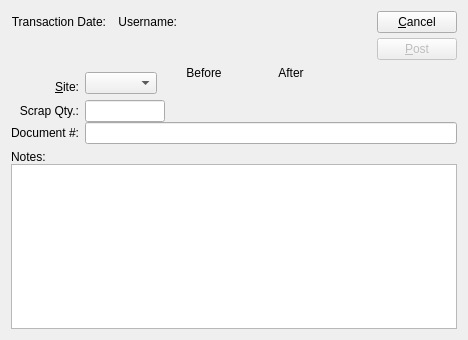
<?xml version="1.0" encoding="UTF-8"?>
<ui version="4.0">
 <comment>This file is part of the xTuple ERP: PostBooks Edition, a free and
open source Enterprise Resource Planning software suite,
Copyright (c) 1999-2011 by OpenMFG LLC, d/b/a xTuple.
It is licensed to you under the Common Public Attribution License
version 1.0, the full text of which (including xTuple-specific Exhibits)
is available at www.xtuple.com/CPAL.  By using this software, you agree
to be bound by its terms.</comment>
 <class>scrapTrans</class>
 <widget class="QWidget" name="scrapTrans">
  <property name="geometry">
   <rect>
    <x>0</x>
    <y>0</y>
    <width>468</width>
    <height>340</height>
   </rect>
  </property>
  <property name="windowTitle">
   <string>Scrap Transaction</string>
  </property>
  <layout class="QVBoxLayout">
   <item>
    <layout class="QHBoxLayout">
     <property name="spacing">
      <number>5</number>
     </property>
     <item>
      <layout class="QVBoxLayout">
       <property name="spacing">
        <number>5</number>
       </property>
       <item>
        <layout class="QHBoxLayout">
         <item>
          <widget class="QLabel" name="_transDateLit">
           <property name="text">
            <string>Transaction Date:</string>
           </property>
           <property name="alignment">
            <set>Qt::AlignRight|Qt::AlignTrailing|Qt::AlignVCenter</set>
           </property>
          </widget>
         </item>
         <item>
          <widget class="DLineEdit" name="_transDate"/>
         </item>
         <item>
          <widget class="QLabel" name="_usernameLit">
           <property name="text">
            <string>Username:</string>
           </property>
           <property name="alignment">
            <set>Qt::AlignRight|Qt::AlignTrailing|Qt::AlignVCenter</set>
           </property>
          </widget>
         </item>
         <item>
          <widget class="QLabel" name="_username">
           <property name="sizePolicy">
            <sizepolicy hsizetype="Expanding" vsizetype="Preferred">
             <horstretch>0</horstretch>
             <verstretch>0</verstretch>
            </sizepolicy>
           </property>
          </widget>
         </item>
        </layout>
       </item>
       <item>
        <layout class="QHBoxLayout">
         <property name="spacing">
          <number>0</number>
         </property>
         <item>
          <widget class="ItemCluster" name="_item"/>
         </item>
         <item>
          <spacer>
           <property name="orientation">
            <enum>Qt::Horizontal</enum>
           </property>
           <property name="sizeType">
            <enum>QSizePolicy::Expanding</enum>
           </property>
           <property name="sizeHint" stdset="0">
            <size>
             <width>20</width>
             <height>20</height>
            </size>
           </property>
          </spacer>
         </item>
        </layout>
       </item>
      </layout>
     </item>
     <item>
      <layout class="QVBoxLayout">
       <property name="spacing">
        <number>5</number>
       </property>
       <item>
        <widget class="QPushButton" name="_close">
         <property name="text">
          <string>&amp;Cancel</string>
         </property>
        </widget>
       </item>
       <item>
        <widget class="QPushButton" name="_post">
         <property name="enabled">
          <bool>false</bool>
         </property>
         <property name="text">
          <string>&amp;Post</string>
         </property>
         <property name="autoDefault">
          <bool>true</bool>
         </property>
         <property name="default">
          <bool>true</bool>
         </property>
        </widget>
       </item>
       <item>
        <spacer>
         <property name="orientation">
          <enum>Qt::Vertical</enum>
         </property>
         <property name="sizeType">
          <enum>QSizePolicy::Expanding</enum>
         </property>
         <property name="sizeHint" stdset="0">
          <size>
           <width>20</width>
           <height>20</height>
          </size>
         </property>
        </spacer>
       </item>
      </layout>
     </item>
    </layout>
   </item>
   <item>
    <layout class="QGridLayout">
     <item row="0" column="0">
      <layout class="QVBoxLayout">
       <property name="spacing">
        <number>0</number>
       </property>
       <item>
        <spacer>
         <property name="orientation">
          <enum>Qt::Vertical</enum>
         </property>
         <property name="sizeType">
          <enum>QSizePolicy::Expanding</enum>
         </property>
         <property name="sizeHint" stdset="0">
          <size>
           <width>20</width>
           <height>0</height>
          </size>
         </property>
        </spacer>
       </item>
       <item>
        <widget class="QLabel" name="_warehouseLit">
         <property name="text">
          <string>&amp;Site:</string>
         </property>
         <property name="alignment">
          <set>Qt::AlignRight|Qt::AlignTrailing|Qt::AlignVCenter</set>
         </property>
         <property name="buddy">
          <cstring>_warehouse</cstring>
         </property>
        </widget>
       </item>
      </layout>
     </item>
     <item row="1" column="1">
      <layout class="QVBoxLayout">
       <property name="spacing">
        <number>0</number>
       </property>
       <item>
        <layout class="QHBoxLayout">
         <property name="spacing">
          <number>0</number>
         </property>
         <item>
          <widget class="XLineEdit" name="_qty">
           <property name="sizePolicy">
            <sizepolicy hsizetype="Preferred" vsizetype="Fixed">
             <horstretch>0</horstretch>
             <verstretch>0</verstretch>
            </sizepolicy>
           </property>
           <property name="maximumSize">
            <size>
             <width>80</width>
             <height>32767</height>
            </size>
           </property>
           <property name="alignment">
            <set>Qt::AlignRight</set>
           </property>
          </widget>
         </item>
         <item>
          <spacer>
           <property name="orientation">
            <enum>Qt::Horizontal</enum>
           </property>
           <property name="sizeType">
            <enum>QSizePolicy::Expanding</enum>
           </property>
           <property name="sizeHint" stdset="0">
            <size>
             <width>20</width>
             <height>20</height>
            </size>
           </property>
          </spacer>
         </item>
        </layout>
       </item>
       <item>
        <layout class="QHBoxLayout">
         <property name="spacing">
          <number>0</number>
         </property>
         <item>
          <widget class="XLineEdit" name="_documentNum"/>
         </item>
        </layout>
       </item>
      </layout>
     </item>
     <item row="0" column="1">
      <layout class="QHBoxLayout">
       <property name="spacing">
        <number>7</number>
       </property>
       <item>
        <layout class="QVBoxLayout">
         <property name="spacing">
          <number>0</number>
         </property>
         <item>
          <spacer>
           <property name="orientation">
            <enum>Qt::Vertical</enum>
           </property>
           <property name="sizeType">
            <enum>QSizePolicy::Expanding</enum>
           </property>
           <property name="sizeHint" stdset="0">
            <size>
             <width>20</width>
             <height>0</height>
            </size>
           </property>
          </spacer>
         </item>
         <item>
          <widget class="WComboBox" name="_warehouse"/>
         </item>
        </layout>
       </item>
       <item>
        <layout class="QVBoxLayout">
         <property name="spacing">
          <number>0</number>
         </property>
         <item>
          <widget class="QLabel" name="_beforeLit">
           <property name="maximumSize">
            <size>
             <width>80</width>
             <height>32767</height>
            </size>
           </property>
           <property name="text">
            <string>Before</string>
           </property>
           <property name="alignment">
            <set>Qt::AlignCenter</set>
           </property>
          </widget>
         </item>
         <item>
          <widget class="XLabel" name="_beforeQty">
           <property name="minimumSize">
            <size>
             <width>80</width>
             <height>0</height>
            </size>
           </property>
           <property name="alignment">
            <set>Qt::AlignRight|Qt::AlignTrailing|Qt::AlignVCenter</set>
           </property>
          </widget>
         </item>
        </layout>
       </item>
       <item>
        <layout class="QVBoxLayout">
         <property name="spacing">
          <number>0</number>
         </property>
         <item>
          <widget class="QLabel" name="_afterLit">
           <property name="text">
            <string>After</string>
           </property>
           <property name="alignment">
            <set>Qt::AlignCenter</set>
           </property>
          </widget>
         </item>
         <item>
          <widget class="XLabel" name="_afterQty">
           <property name="minimumSize">
            <size>
             <width>80</width>
             <height>0</height>
            </size>
           </property>
           <property name="alignment">
            <set>Qt::AlignRight|Qt::AlignTrailing|Qt::AlignVCenter</set>
           </property>
          </widget>
         </item>
        </layout>
       </item>
       <item>
        <spacer>
         <property name="orientation">
          <enum>Qt::Horizontal</enum>
         </property>
         <property name="sizeType">
          <enum>QSizePolicy::Expanding</enum>
         </property>
         <property name="sizeHint" stdset="0">
          <size>
           <width>20</width>
           <height>20</height>
          </size>
         </property>
        </spacer>
       </item>
      </layout>
     </item>
     <item row="1" column="0">
      <layout class="QVBoxLayout">
       <property name="spacing">
        <number>0</number>
       </property>
       <item>
        <widget class="QLabel" name="_qtyLit">
         <property name="text">
          <string>Scrap Qty.:</string>
         </property>
         <property name="alignment">
          <set>Qt::AlignRight|Qt::AlignTrailing|Qt::AlignVCenter</set>
         </property>
        </widget>
       </item>
       <item>
        <widget class="QLabel" name="_documentNumLit">
         <property name="text">
          <string>Document #:</string>
         </property>
         <property name="alignment">
          <set>Qt::AlignRight|Qt::AlignTrailing|Qt::AlignVCenter</set>
         </property>
        </widget>
       </item>
      </layout>
     </item>
    </layout>
   </item>
   <item>
    <layout class="QVBoxLayout">
     <property name="spacing">
      <number>0</number>
     </property>
     <item>
      <widget class="QLabel" name="_notesLit">
       <property name="text">
        <string>Notes:</string>
       </property>
      </widget>
     </item>
     <item>
      <widget class="XTextEdit" name="_notes">
       <property name="spellEnable">
        <bool>true</bool>
       </property>
      </widget>
     </item>
    </layout>
   </item>
  </layout>
 </widget>
 <layoutdefault spacing="6" margin="11"/>
 <pixmapfunction>qPixmapFromMimeSource</pixmapfunction>
 <customwidgets>
  <customwidget>
   <class>DLineEdit</class>
   <extends>QWidget</extends>
   <header>datecluster.h</header>
  </customwidget>
  <customwidget>
   <class>ItemCluster</class>
   <extends>QWidget</extends>
   <header>itemcluster.h</header>
   <container>1</container>
  </customwidget>
  <customwidget>
   <class>WComboBox</class>
   <extends>XComboBox</extends>
   <header>wcombobox.h</header>
  </customwidget>
  <customwidget>
   <class>XComboBox</class>
   <extends>QComboBox</extends>
   <header>xcombobox.h</header>
  </customwidget>
  <customwidget>
   <class>XLabel</class>
   <extends>QLabel</extends>
   <header>xlabel.h</header>
  </customwidget>
  <customwidget>
   <class>XLineEdit</class>
   <extends>QLineEdit</extends>
   <header>xlineedit.h</header>
  </customwidget>
  <customwidget>
   <class>XTextEdit</class>
   <extends>QTextEdit</extends>
   <header>xtextedit.h</header>
  </customwidget>
 </customwidgets>
 <tabstops>
  <tabstop>_transDate</tabstop>
  <tabstop>_item</tabstop>
  <tabstop>_warehouse</tabstop>
  <tabstop>_qty</tabstop>
  <tabstop>_documentNum</tabstop>
  <tabstop>_notes</tabstop>
  <tabstop>_post</tabstop>
  <tabstop>_close</tabstop>
 </tabstops>
 <includes>
  <include location="global">parameter.h</include>
 </includes>
 <resources/>
 <connections>
  <connection>
   <sender>_item</sender>
   <signal>valid(bool)</signal>
   <receiver>_post</receiver>
   <slot>setEnabled(bool)</slot>
   <hints>
    <hint type="sourcelabel">
     <x>20</x>
     <y>20</y>
    </hint>
    <hint type="destinationlabel">
     <x>20</x>
     <y>20</y>
    </hint>
   </hints>
  </connection>
  <connection>
   <sender>_close</sender>
   <signal>clicked()</signal>
   <receiver>scrapTrans</receiver>
   <slot>close()</slot>
   <hints>
    <hint type="sourcelabel">
     <x>20</x>
     <y>20</y>
    </hint>
    <hint type="destinationlabel">
     <x>20</x>
     <y>20</y>
    </hint>
   </hints>
  </connection>
  <connection>
   <sender>_item</sender>
   <signal>newId(int)</signal>
   <receiver>_warehouse</receiver>
   <slot>findItemsites(int)</slot>
   <hints>
    <hint type="sourcelabel">
     <x>20</x>
     <y>20</y>
    </hint>
    <hint type="destinationlabel">
     <x>20</x>
     <y>20</y>
    </hint>
   </hints>
  </connection>
  <connection>
   <sender>_item</sender>
   <signal>warehouseIdChanged(int)</signal>
   <receiver>_warehouse</receiver>
   <slot>setId(int)</slot>
   <hints>
    <hint type="sourcelabel">
     <x>20</x>
     <y>20</y>
    </hint>
    <hint type="destinationlabel">
     <x>20</x>
     <y>20</y>
    </hint>
   </hints>
  </connection>
 </connections>
</ui>
